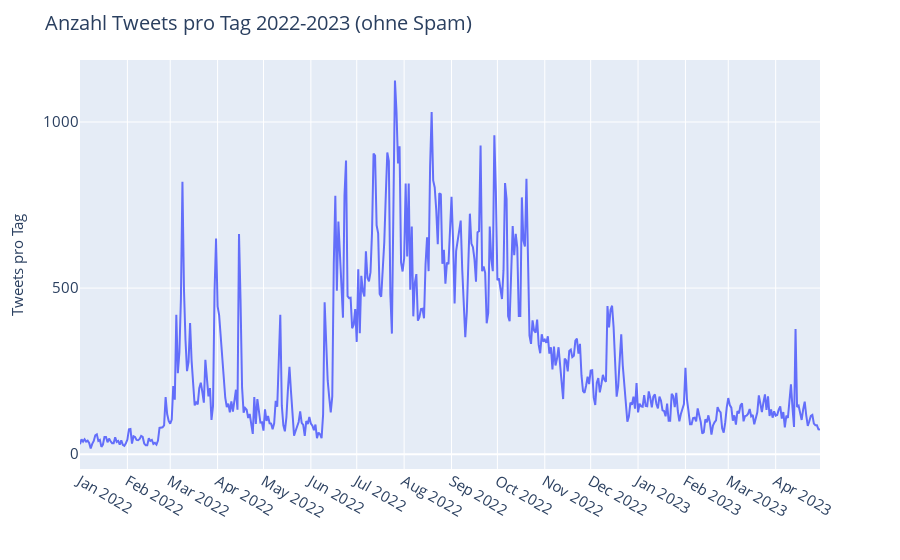

Notebook source saved alongside this figure:
### Code cell
# 7. plot daily tweets since 2022 input_corpus (only http + regular)

fig = px.line(input_corpus_per_day, x="date", y="count", 
              #color_discrete_sequence=px.colors.qualitative.Plotly,
              #color_discrete_map={"spam": '#DE4A4A', "http": '#7f7f7f', "regular": '#1f77b4'}
              color_discrete_map= {f'{spam}': 'rgb(255,0,0)', f'{http}': '#7f7f7f', f'{regular}': 'rgb(0,0,255)'}
              )

# change colors of lines
fig.update_traces(hovertemplate=None)
fig.update_layout(hovermode="x unified")
fig.update_layout(title=f'Anzahl Tweets pro Tag 2022-2023 (ohne Spam)', title_font_size=20)
fig.update_xaxes(title_text="", title_font=dict(size=15), nticks=20, tickfont=dict(size=15))
fig.update_yaxes(title_text="Tweets pro Tag", title_font=dict(size=15), nticks=5, tickfont=dict(size=15))


# update layout of legend to make it more readable
fig.update_layout(legend=dict(
    yanchor="top",
    y=0.99,
    xanchor="left",
    x=0.01,
    title='Kategorie',
    bgcolor="rgba(0,0,0,0)",
    font=dict(
        size=15
    )
))


fig.show()
fig.write_html("../data/html_plots/input_corpus_per_day.html")

### Figure 1 — Plotly figure (JSON) as saved in the notebook; plotly's stock layout.template omitted (floating-point values rounded to 4 significant figures; data arrays with more than 128 entries replaced by an {"elided": "..."} marker saying what was removed)
{"data": [{"legendgroup": "", "line": {"color": "#636efa", "dash": "solid"}, "marker": {"symbol": "circle"}, "mode": "lines", "name": "", "orientation": "v", "showlegend": false, "type": "scatter", "x": {"elided": "485 str values"}, "xaxis": "x", "y": {"elided": "485 int values"}, "yaxis": "y"}], "layout": {"hovermode": "x unified", "legend": {"bgcolor": "rgba(0,0,0,0)", "font": {"size": 15}, "title": {"text": "Kategorie"}, "tracegroupgap": 0, "x": 0.01, "xanchor": "left", "y": 0.99, "yanchor": "top"}, "margin": {"t": 60}, "title": {"font": {"size": 20}, "text": "Anzahl Tweets pro Tag 2022-2023 (ohne Spam)"}, "xaxis": {"anchor": "y", "domain": [0, 1], "nticks": 20, "tickfont": {"size": 15}, "title": {"font": {"size": 15}, "text": ""}}, "yaxis": {"anchor": "x", "domain": [0, 1], "nticks": 5, "tickfont": {"size": 15}, "title": {"font": {"size": 15}, "text": "Tweets pro Tag"}}}}
